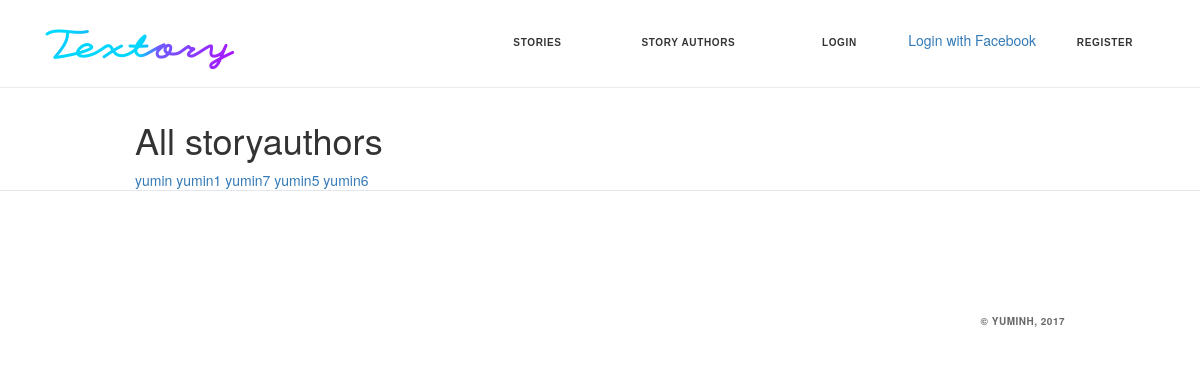
The app's page /storyauthors/, older data.
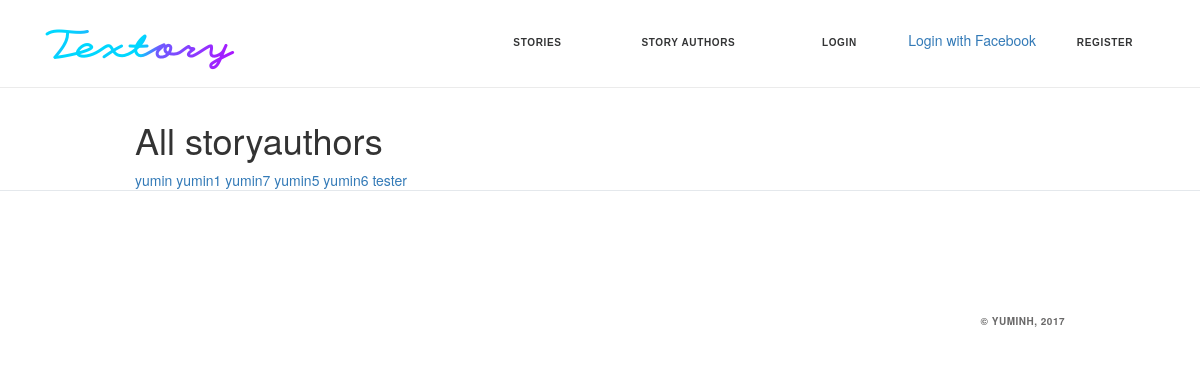
The same page, newer data.
### story/models.py (models this page shows, shortened)
class StoryAuthor(models.Model):
    user = models.ForeignKey(User, on_delete=models.SET_NULL, null=True)
    def __str__(self):
        return self.user.username

### story/views.py (the view)
# urls.py: url(r'^storyauthors/$', views.StoryAuthorListView.as_view(), name='storyauthors'),
class StoryAuthorListView(generic.ListView):
    model = StoryAuthor

### story/templates/story/storyauthor_list.html (shortened to what this page needs)
{% extends 'story/base.html' %}
{% block body %}
  <div class="container">
    <h1>All storyauthors</h1>
    {% if storyauthor_list %}
      {% for author in storyauthor_list %}
        <a href="{% url 'storys_by_author' author.pk %}">{{ author }}</a>
      {% endfor %}
    {% else %}
      <p>There are no storyauthors yet.</p>
    {% endif %}
  </div>
{% endblock %}

Row changes from the older to the newer data that the page shows:
added StoryAuthor: user.username "tester"
